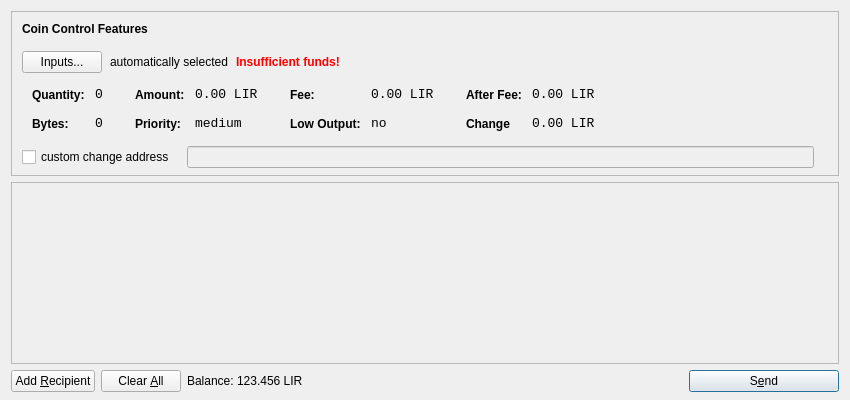
<?xml version="1.0" encoding="UTF-8"?>
<ui version="4.0">
 <class>SendCoinsDialog</class>
 <widget class="QDialog" name="SendCoinsDialog">
  <property name="geometry">
   <rect>
    <x>0</x>
    <y>0</y>
    <width>850</width>
    <height>400</height>
   </rect>
  </property>
  <property name="windowTitle">
   <string>Send Coins</string>
  </property>
  <layout class="QVBoxLayout" name="verticalLayout" stretch="0,1,0">
   <property name="bottomMargin">
    <number>8</number>
   </property>
   <item>
    <widget class="QFrame" name="frameCoinControl">
     <property name="sizePolicy">
      <sizepolicy hsizetype="Expanding" vsizetype="Expanding">
       <horstretch>0</horstretch>
       <verstretch>0</verstretch>
      </sizepolicy>
     </property>
     <property name="maximumSize">
      <size>
       <width>16777215</width>
       <height>16777215</height>
      </size>
     </property>
     <property name="frameShape">
      <enum>QFrame::StyledPanel</enum>
     </property>
     <property name="frameShadow">
      <enum>QFrame::Sunken</enum>
     </property>
     <layout class="QVBoxLayout" name="verticalLayoutCoinControl2">
      <property name="spacing">
       <number>-1</number>
      </property>
      <property name="leftMargin">
       <number>0</number>
      </property>
      <property name="topMargin">
       <number>0</number>
      </property>
      <property name="rightMargin">
       <number>0</number>
      </property>
      <property name="bottomMargin">
       <number>6</number>
      </property>
      <item>
       <layout class="QVBoxLayout" name="verticalLayoutCoinControl" stretch="0,0,0,0,1">
        <property name="spacing">
         <number>0</number>
        </property>
        <property name="leftMargin">
         <number>10</number>
        </property>
        <property name="topMargin">
         <number>10</number>
        </property>
        <item>
         <layout class="QHBoxLayout" name="horizontalLayoutCoinControl1">
          <property name="bottomMargin">
           <number>15</number>
          </property>
          <item>
           <widget class="QLabel" name="labelCoinControlFeatures">
            <property name="sizePolicy">
             <sizepolicy hsizetype="Preferred" vsizetype="Maximum">
              <horstretch>0</horstretch>
              <verstretch>0</verstretch>
             </sizepolicy>
            </property>
            <property name="font">
             <font>
              <weight>75</weight>
              <bold>true</bold>
             </font>
            </property>
            <property name="styleSheet">
             <string notr="true">font-weight:bold;</string>
            </property>
            <property name="text">
             <string>Coin Control Features</string>
            </property>
           </widget>
          </item>
         </layout>
        </item>
        <item>
         <layout class="QHBoxLayout" name="horizontalLayoutCoinControl2" stretch="0,0,0,0">
          <property name="spacing">
           <number>8</number>
          </property>
          <property name="bottomMargin">
           <number>10</number>
          </property>
          <item>
           <widget class="QPushButton" name="pushButtonCoinControl">
            <property name="styleSheet">
             <string notr="true"/>
            </property>
            <property name="text">
             <string>Inputs...</string>
            </property>
           </widget>
          </item>
          <item>
           <widget class="QLabel" name="labelCoinControlAutomaticallySelected">
            <property name="text">
             <string>automatically selected</string>
            </property>
            <property name="margin">
             <number>5</number>
            </property>
           </widget>
          </item>
          <item>
           <widget class="QLabel" name="labelCoinControlInsuffFunds">
            <property name="font">
             <font>
              <weight>75</weight>
              <bold>true</bold>
             </font>
            </property>
            <property name="styleSheet">
             <string notr="true">color:red;font-weight:bold;</string>
            </property>
            <property name="text">
             <string>Insufficient funds!</string>
            </property>
            <property name="margin">
             <number>5</number>
            </property>
           </widget>
          </item>
          <item>
           <spacer name="horizontalSpacerCoinControl">
            <property name="orientation">
             <enum>Qt::Horizontal</enum>
            </property>
            <property name="sizeHint" stdset="0">
             <size>
              <width>40</width>
              <height>1</height>
             </size>
            </property>
           </spacer>
          </item>
         </layout>
        </item>
        <item>
         <widget class="QWidget" name="widgetCoinControl" native="true">
          <property name="sizePolicy">
           <sizepolicy hsizetype="Preferred" vsizetype="Preferred">
            <horstretch>0</horstretch>
            <verstretch>0</verstretch>
           </sizepolicy>
          </property>
          <property name="minimumSize">
           <size>
            <width>0</width>
            <height>0</height>
           </size>
          </property>
          <property name="styleSheet">
           <string notr="true"/>
          </property>
          <layout class="QHBoxLayout" name="horizontalLayoutCoinControl5">
           <property name="margin">
            <number>0</number>
           </property>
           <item>
            <layout class="QHBoxLayout" name="horizontalLayoutCoinControl3" stretch="0,0,0,1">
             <property name="spacing">
              <number>20</number>
             </property>
             <property name="topMargin">
              <number>0</number>
             </property>
             <property name="bottomMargin">
              <number>10</number>
             </property>
             <item>
              <layout class="QFormLayout" name="formLayoutCoinControl1">
               <property name="horizontalSpacing">
                <number>10</number>
               </property>
               <property name="verticalSpacing">
                <number>14</number>
               </property>
               <property name="leftMargin">
                <number>10</number>
               </property>
               <property name="topMargin">
                <number>4</number>
               </property>
               <property name="rightMargin">
                <number>6</number>
               </property>
               <item row="0" column="0">
                <widget class="QLabel" name="labelCoinControlQuantityText">
                 <property name="styleSheet">
                  <string notr="true">font-weight:bold;</string>
                 </property>
                 <property name="text">
                  <string>Quantity:</string>
                 </property>
                 <property name="margin">
                  <number>0</number>
                 </property>
                </widget>
               </item>
               <item row="0" column="1">
                <widget class="QLabel" name="labelCoinControlQuantity">
                 <property name="font">
                  <font>
                   <family>Monospace</family>
                   <pointsize>10</pointsize>
                  </font>
                 </property>
                 <property name="cursor">
                  <cursorShape>IBeamCursor</cursorShape>
                 </property>
                 <property name="contextMenuPolicy">
                  <enum>Qt::ActionsContextMenu</enum>
                 </property>
                 <property name="text">
                  <string>0</string>
                 </property>
                 <property name="margin">
                  <number>0</number>
                 </property>
                 <property name="textInteractionFlags">
                  <set>Qt::LinksAccessibleByMouse|Qt::TextSelectableByKeyboard|Qt::TextSelectableByMouse</set>
                 </property>
                </widget>
               </item>
               <item row="1" column="0">
                <widget class="QLabel" name="labelCoinControlBytesText">
                 <property name="styleSheet">
                  <string notr="true">font-weight:bold;</string>
                 </property>
                 <property name="text">
                  <string>Bytes:</string>
                 </property>
                </widget>
               </item>
               <item row="1" column="1">
                <widget class="QLabel" name="labelCoinControlBytes">
                 <property name="font">
                  <font>
                   <family>Monospace</family>
                   <pointsize>10</pointsize>
                  </font>
                 </property>
                 <property name="cursor">
                  <cursorShape>IBeamCursor</cursorShape>
                 </property>
                 <property name="contextMenuPolicy">
                  <enum>Qt::ActionsContextMenu</enum>
                 </property>
                 <property name="text">
                  <string>0</string>
                 </property>
                 <property name="textInteractionFlags">
                  <set>Qt::LinksAccessibleByMouse|Qt::TextSelectableByKeyboard|Qt::TextSelectableByMouse</set>
                 </property>
                </widget>
               </item>
              </layout>
             </item>
             <item>
              <layout class="QFormLayout" name="formLayoutCoinControl2">
               <property name="horizontalSpacing">
                <number>10</number>
               </property>
               <property name="verticalSpacing">
                <number>14</number>
               </property>
               <property name="leftMargin">
                <number>6</number>
               </property>
               <property name="topMargin">
                <number>4</number>
               </property>
               <property name="rightMargin">
                <number>6</number>
               </property>
               <item row="0" column="0">
                <widget class="QLabel" name="labelCoinControlAmountText">
                 <property name="styleSheet">
                  <string notr="true">font-weight:bold;</string>
                 </property>
                 <property name="text">
                  <string>Amount:</string>
                 </property>
                 <property name="margin">
                  <number>0</number>
                 </property>
                </widget>
               </item>
               <item row="0" column="1">
                <widget class="QLabel" name="labelCoinControlAmount">
                 <property name="font">
                  <font>
                   <family>Monospace</family>
                   <pointsize>10</pointsize>
                  </font>
                 </property>
                 <property name="cursor">
                  <cursorShape>IBeamCursor</cursorShape>
                 </property>
                 <property name="contextMenuPolicy">
                  <enum>Qt::ActionsContextMenu</enum>
                 </property>
                 <property name="text">
                  <string notr="true">0.00 LIR</string>
                 </property>
                 <property name="textInteractionFlags">
                  <set>Qt::LinksAccessibleByMouse|Qt::TextSelectableByKeyboard|Qt::TextSelectableByMouse</set>
                 </property>
                </widget>
               </item>
               <item row="1" column="0">
                <widget class="QLabel" name="labelCoinControlPriorityText">
                 <property name="styleSheet">
                  <string notr="true">font-weight:bold;</string>
                 </property>
                 <property name="text">
                  <string>Priority:</string>
                 </property>
                </widget>
               </item>
               <item row="1" column="1">
                <widget class="QLabel" name="labelCoinControlPriority">
                 <property name="font">
                  <font>
                   <family>Monospace</family>
                   <pointsize>10</pointsize>
                  </font>
                 </property>
                 <property name="cursor">
                  <cursorShape>IBeamCursor</cursorShape>
                 </property>
                 <property name="contextMenuPolicy">
                  <enum>Qt::ActionsContextMenu</enum>
                 </property>
                 <property name="text">
                  <string>medium</string>
                 </property>
                 <property name="textInteractionFlags">
                  <set>Qt::LinksAccessibleByMouse|Qt::TextSelectableByKeyboard|Qt::TextSelectableByMouse</set>
                 </property>
                </widget>
               </item>
              </layout>
             </item>
             <item>
              <layout class="QFormLayout" name="formLayoutCoinControl3">
               <property name="horizontalSpacing">
                <number>10</number>
               </property>
               <property name="verticalSpacing">
                <number>14</number>
               </property>
               <property name="leftMargin">
                <number>6</number>
               </property>
               <property name="topMargin">
                <number>4</number>
               </property>
               <property name="rightMargin">
                <number>6</number>
               </property>
               <item row="0" column="0">
                <widget class="QLabel" name="labelCoinControlFeeText">
                 <property name="styleSheet">
                  <string notr="true">font-weight:bold;</string>
                 </property>
                 <property name="text">
                  <string>Fee:</string>
                 </property>
                 <property name="margin">
                  <number>0</number>
                 </property>
                </widget>
               </item>
               <item row="0" column="1">
                <widget class="QLabel" name="labelCoinControlFee">
                 <property name="font">
                  <font>
                   <family>Monospace</family>
                   <pointsize>10</pointsize>
                  </font>
                 </property>
                 <property name="cursor">
                  <cursorShape>IBeamCursor</cursorShape>
                 </property>
                 <property name="contextMenuPolicy">
                  <enum>Qt::ActionsContextMenu</enum>
                 </property>
                 <property name="text">
                  <string notr="true">0.00 LIR</string>
                 </property>
                 <property name="textInteractionFlags">
                  <set>Qt::LinksAccessibleByMouse|Qt::TextSelectableByKeyboard|Qt::TextSelectableByMouse</set>
                 </property>
                </widget>
               </item>
               <item row="1" column="0">
                <widget class="QLabel" name="labelCoinControlLowOutputText">
                 <property name="styleSheet">
                  <string notr="true">font-weight:bold;</string>
                 </property>
                 <property name="text">
                  <string>Low Output:</string>
                 </property>
                </widget>
               </item>
               <item row="1" column="1">
                <widget class="QLabel" name="labelCoinControlLowOutput">
                 <property name="font">
                  <font>
                   <family>Monospace</family>
                   <pointsize>10</pointsize>
                  </font>
                 </property>
                 <property name="cursor">
                  <cursorShape>IBeamCursor</cursorShape>
                 </property>
                 <property name="contextMenuPolicy">
                  <enum>Qt::ActionsContextMenu</enum>
                 </property>
                 <property name="text">
                  <string>no</string>
                 </property>
                 <property name="textInteractionFlags">
                  <set>Qt::LinksAccessibleByMouse|Qt::TextSelectableByKeyboard|Qt::TextSelectableByMouse</set>
                 </property>
                </widget>
               </item>
              </layout>
             </item>
             <item>
              <layout class="QFormLayout" name="formLayoutCoinControl4">
               <property name="horizontalSpacing">
                <number>10</number>
               </property>
               <property name="verticalSpacing">
                <number>14</number>
               </property>
               <property name="leftMargin">
                <number>6</number>
               </property>
               <property name="topMargin">
                <number>4</number>
               </property>
               <property name="rightMargin">
                <number>6</number>
               </property>
               <item row="0" column="0">
                <widget class="QLabel" name="labelCoinControlAfterFeeText">
                 <property name="styleSheet">
                  <string notr="true">font-weight:bold;</string>
                 </property>
                 <property name="text">
                  <string>After Fee:</string>
                 </property>
                 <property name="margin">
                  <number>0</number>
                 </property>
                </widget>
               </item>
               <item row="0" column="1">
                <widget class="QLabel" name="labelCoinControlAfterFee">
                 <property name="font">
                  <font>
                   <family>Monospace</family>
                   <pointsize>10</pointsize>
                  </font>
                 </property>
                 <property name="cursor">
                  <cursorShape>IBeamCursor</cursorShape>
                 </property>
                 <property name="contextMenuPolicy">
                  <enum>Qt::ActionsContextMenu</enum>
                 </property>
                 <property name="text">
                  <string notr="true">0.00 LIR</string>
                 </property>
                 <property name="textInteractionFlags">
                  <set>Qt::LinksAccessibleByMouse|Qt::TextSelectableByKeyboard|Qt::TextSelectableByMouse</set>
                 </property>
                </widget>
               </item>
               <item row="1" column="0">
                <widget class="QLabel" name="labelCoinControlChangeText">
                 <property name="styleSheet">
                  <string notr="true">font-weight:bold;</string>
                 </property>
                 <property name="text">
                  <string>Change</string>
                 </property>
                </widget>
               </item>
               <item row="1" column="1">
                <widget class="QLabel" name="labelCoinControlChange">
                 <property name="font">
                  <font>
                   <family>Monospace</family>
                   <pointsize>10</pointsize>
                  </font>
                 </property>
                 <property name="cursor">
                  <cursorShape>IBeamCursor</cursorShape>
                 </property>
                 <property name="contextMenuPolicy">
                  <enum>Qt::ActionsContextMenu</enum>
                 </property>
                 <property name="text">
                  <string notr="true">0.00 LIR</string>
                 </property>
                 <property name="textInteractionFlags">
                  <set>Qt::LinksAccessibleByMouse|Qt::TextSelectableByKeyboard|Qt::TextSelectableByMouse</set>
                 </property>
                </widget>
               </item>
              </layout>
             </item>
            </layout>
           </item>
          </layout>
         </widget>
        </item>
        <item>
         <layout class="QHBoxLayout" name="horizontalLayoutCoinControl4" stretch="0,0,0">
          <property name="spacing">
           <number>12</number>
          </property>
          <property name="sizeConstraint">
           <enum>QLayout::SetDefaultConstraint</enum>
          </property>
          <property name="topMargin">
           <number>5</number>
          </property>
          <property name="rightMargin">
           <number>5</number>
          </property>
          <item>
           <widget class="QCheckBox" name="checkBoxCoinControlChange">
            <property name="text">
             <string>custom change address</string>
            </property>
           </widget>
          </item>
          <item>
           <widget class="QLineEdit" name="lineEditCoinControlChange">
            <property name="enabled">
             <bool>false</bool>
            </property>
            <property name="sizePolicy">
             <sizepolicy hsizetype="Expanding" vsizetype="Fixed">
              <horstretch>0</horstretch>
              <verstretch>0</verstretch>
             </sizepolicy>
            </property>
           </widget>
          </item>
          <item>
           <widget class="QLabel" name="labelCoinControlChangeLabel">
            <property name="sizePolicy">
             <sizepolicy hsizetype="Preferred" vsizetype="Expanding">
              <horstretch>0</horstretch>
              <verstretch>0</verstretch>
             </sizepolicy>
            </property>
            <property name="minimumSize">
             <size>
              <width>0</width>
              <height>0</height>
             </size>
            </property>
            <property name="text">
             <string/>
            </property>
            <property name="margin">
             <number>3</number>
            </property>
           </widget>
          </item>
         </layout>
        </item>
        <item>
         <spacer name="verticalSpacerCoinControl">
          <property name="orientation">
           <enum>Qt::Vertical</enum>
          </property>
          <property name="sizeHint" stdset="0">
           <size>
            <width>800</width>
            <height>1</height>
           </size>
          </property>
         </spacer>
        </item>
       </layout>
      </item>
     </layout>
    </widget>
   </item>
   <item>
    <widget class="QScrollArea" name="scrollArea">
     <property name="widgetResizable">
      <bool>true</bool>
     </property>
     <widget class="QWidget" name="scrollAreaWidgetContents">
      <property name="geometry">
       <rect>
        <x>0</x>
        <y>0</y>
        <width>830</width>
        <height>165</height>
       </rect>
      </property>
      <layout class="QVBoxLayout" name="verticalLayout_2">
       <property name="margin">
        <number>0</number>
       </property>
       <item>
        <layout class="QVBoxLayout" name="entries">
         <property name="spacing">
          <number>6</number>
         </property>
        </layout>
       </item>
       <item>
        <spacer name="verticalSpacer">
         <property name="orientation">
          <enum>Qt::Vertical</enum>
         </property>
         <property name="sizeHint" stdset="0">
          <size>
           <width>20</width>
           <height>40</height>
          </size>
         </property>
        </spacer>
       </item>
      </layout>
     </widget>
    </widget>
   </item>
   <item>
    <layout class="QHBoxLayout" name="horizontalLayout">
     <item>
      <widget class="QPushButton" name="addButton">
       <property name="toolTip">
        <string>Send to multiple recipients at once</string>
       </property>
       <property name="text">
        <string>Add &amp;Recipient</string>
       </property>
       <property name="autoDefault">
        <bool>false</bool>
       </property>
      </widget>
     </item>
     <item>
      <widget class="QPushButton" name="clearButton">
       <property name="sizePolicy">
        <sizepolicy hsizetype="Minimum" vsizetype="Fixed">
         <horstretch>0</horstretch>
         <verstretch>0</verstretch>
        </sizepolicy>
       </property>
       <property name="toolTip">
        <string>Remove all transaction fields</string>
       </property>
       <property name="text">
        <string>Clear &amp;All</string>
       </property>
       <property name="autoRepeatDelay">
        <number>300</number>
       </property>
       <property name="autoDefault">
        <bool>false</bool>
       </property>
      </widget>
     </item>
     <item>
      <layout class="QHBoxLayout" name="horizontalLayout_2">
       <property name="spacing">
        <number>3</number>
       </property>
       <item>
        <widget class="QLabel" name="label">
         <property name="sizePolicy">
          <sizepolicy hsizetype="Preferred" vsizetype="Fixed">
           <horstretch>0</horstretch>
           <verstretch>0</verstretch>
          </sizepolicy>
         </property>
         <property name="text">
          <string>Balance:</string>
         </property>
        </widget>
       </item>
       <item>
        <widget class="QLabel" name="labelBalance">
         <property name="sizePolicy">
          <sizepolicy hsizetype="Preferred" vsizetype="Fixed">
           <horstretch>0</horstretch>
           <verstretch>0</verstretch>
          </sizepolicy>
         </property>
         <property name="cursor">
          <cursorShape>IBeamCursor</cursorShape>
         </property>
         <property name="text">
          <string notr="true">123.456 LIR</string>
         </property>
         <property name="textInteractionFlags">
          <set>Qt::LinksAccessibleByMouse|Qt::TextSelectableByKeyboard|Qt::TextSelectableByMouse</set>
         </property>
        </widget>
       </item>
      </layout>
     </item>
     <item>
      <spacer name="horizontalSpacer">
       <property name="orientation">
        <enum>Qt::Horizontal</enum>
       </property>
       <property name="sizeHint" stdset="0">
        <size>
         <width>40</width>
         <height>20</height>
        </size>
       </property>
      </spacer>
     </item>
     <item>
      <widget class="QPushButton" name="sendButton">
       <property name="minimumSize">
        <size>
         <width>150</width>
         <height>0</height>
        </size>
       </property>
       <property name="toolTip">
        <string>Confirm the send action</string>
       </property>
       <property name="text">
        <string>S&amp;end</string>
       </property>
       <property name="icon">
        <iconset resource="../bitcoin.qrc">
         <normaloff>:/icons/send</normaloff>:/icons/send</iconset>
       </property>
       <property name="default">
        <bool>true</bool>
       </property>
      </widget>
     </item>
    </layout>
   </item>
  </layout>
 </widget>
 <resources>
  <include location="../bitcoin.qrc"/>
 </resources>
 <connections/>
</ui>
